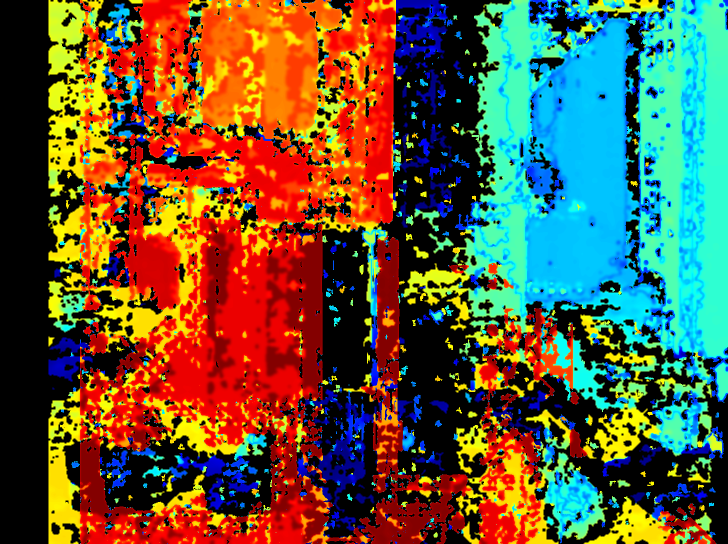
#> input picture test_q_matrix_fix/debug_visualizations/disparity_frame_01.png, 1456 x 1088 px (shown at 1/2 size)
$ python -i adaptive_pattern_strategies.py   (imports and definitions only)   (older library calls are emulated)
#> lines starting #> are read from the running program, lines starting #| are printed output that depends on the picture
"""
Adaptive Pattern Strategies for Structured Light Scanning.

This module implements intelligent pattern selection and density adaptation
based on scene complexity and scanning requirements.
"""

import numpy as np
import cv2
import logging
from typing import Dict, List, Tuple, Optional, Any
from dataclasses import dataclass
from enum import Enum

logger = logging.getLogger(__name__)


class PatternType(Enum):
    """Supported pattern types."""
    GRAY_CODE = "gray_code"
    PHASE_SHIFT = "phase_shift"
    HYBRID = "hybrid"
    ADAPTIVE = "adaptive"


class SceneComplexity(Enum):
    """Scene complexity levels."""
    SIMPLE = "simple"
    MODERATE = "moderate"
    COMPLEX = "complex"


@dataclass
class PatternConfig:
    """Configuration for pattern generation."""
    pattern_type: PatternType
    num_patterns: int
    density_factor: float = 1.0
    hybrid_ratio: float = 0.5  # Ratio of Gray code vs phase shift in hybrid mode
    adaptive_threshold: float = 0.1
    min_patterns: int = 4
    max_patterns: int = 32


@dataclass
class SceneAnalysis:
    """Results from scene complexity analysis."""
    complexity: SceneComplexity
    edge_density: float
    texture_variance: float
    noise_level: float
    recommended_patterns: int
    pattern_type: PatternType


class AdaptivePatternGenerator:
    """
    Adaptive pattern generator that selects optimal patterns based on scene analysis.
    """

    def __init__(self):
        """Initialize adaptive pattern generator."""
        self.pattern_cache = {}
        self.scene_analysis_cache = {}

        # Default configurations for different complexity levels
        self.complexity_configs = {
            SceneComplexity.SIMPLE: PatternConfig(
                pattern_type=PatternType.GRAY_CODE,
                num_patterns=6,
                density_factor=0.5,
                min_patterns=4,
                max_patterns=8
            ),
            SceneComplexity.MODERATE: PatternConfig(
                pattern_type=PatternType.HYBRID,
                num_patterns=12,
                density_factor=0.75,
                hybrid_ratio=0.7,
                min_patterns=8,
                max_patterns=16
            ),
            SceneComplexity.COMPLEX: PatternConfig(
                pattern_type=PatternType.PHASE_SHIFT,
                num_patterns=24,
                density_factor=1.0,
                min_patterns=16,
                max_patterns=32
            )
        }

        logger.info("Adaptive pattern generator initialized")

    def analyze_scene_complexity(self, reference_images: List[np.ndarray]) -> SceneAnalysis:
        """
        Analyze scene complexity from reference images.

        Args:
            reference_images: List of reference images (white, black, etc.)

        Returns:
            SceneAnalysis with complexity assessment
        """
        if not reference_images:
            return SceneAnalysis(
                complexity=SceneComplexity.MODERATE,
                edge_density=0.1,
                texture_variance=0.5,
                noise_level=0.1,
                recommended_patterns=12,
                pattern_type=PatternType.HYBRID
            )

        try:
            # Use the first reference image for analysis
            ref_image = reference_images[0]

            # Convert to grayscale if needed
            if len(ref_image.shape) == 3:
                gray = cv2.cvtColor(ref_image, cv2.COLOR_BGR2GRAY)
            else:
                gray = ref_image

            # Calculate edge density
            edges = cv2.Canny(gray, 50, 150)
            edge_density = np.mean(edges > 0)

            # Calculate texture variance using Laplacian
            laplacian = cv2.Laplacian(gray, cv2.CV_64F)
            texture_variance = np.var(laplacian)

            # Estimate noise level
            noise_level = self._estimate_noise_level(gray)

            # Determine complexity based on metrics
            complexity = self._classify_complexity(edge_density, texture_variance, noise_level)

            # Get recommended configuration
            config = self.complexity_configs[complexity]

            # Adjust pattern count based on specific metrics
            base_patterns = config.num_patterns
            if edge_density > 0.15:  # High edge density
                recommended_patterns = min(config.max_patterns, int(base_patterns * 1.5))
            elif edge_density < 0.05:  # Low edge density
                recommended_patterns = max(config.min_patterns, int(base_patterns * 0.7))
            else:
                recommended_patterns = base_patterns

            # Select optimal pattern type
            if complexity == SceneComplexity.SIMPLE and noise_level < 0.05:
                pattern_type = PatternType.GRAY_CODE
            elif complexity == SceneComplexity.COMPLEX or noise_level > 0.1:
                pattern_type = PatternType.PHASE_SHIFT
            else:
                pattern_type = PatternType.HYBRID

            analysis = SceneAnalysis(
                complexity=complexity,
                edge_density=edge_density,
                texture_variance=texture_variance,
                noise_level=noise_level,
                recommended_patterns=recommended_patterns,
                pattern_type=pattern_type
            )

            logger.info(f"Scene analysis: {complexity.value}, patterns: {recommended_patterns}, type: {pattern_type.value}")

            return analysis

        except Exception as e:
            logger.error(f"Scene analysis failed: {e}")
            # Return default moderate complexity
            return SceneAnalysis(
                complexity=SceneComplexity.MODERATE,
                edge_density=0.1,
                texture_variance=0.5,
                noise_level=0.1,
                recommended_patterns=12,
                pattern_type=PatternType.HYBRID
            )

    # [299 lines left out: functions _estimate_noise_level, _classify_complexity, generate_adaptive_pattern_sequence, _generate_gray_code_patterns, _generate_phase_shift_patterns, optimize_pattern_sequence and 1 more, not called in this run]

>>> import cv2
>>> picture = cv2.imread('../../../test_q_matrix_fix/debug_visualizations/disparity_frame_01.png', cv2.IMREAD_GRAYSCALE)
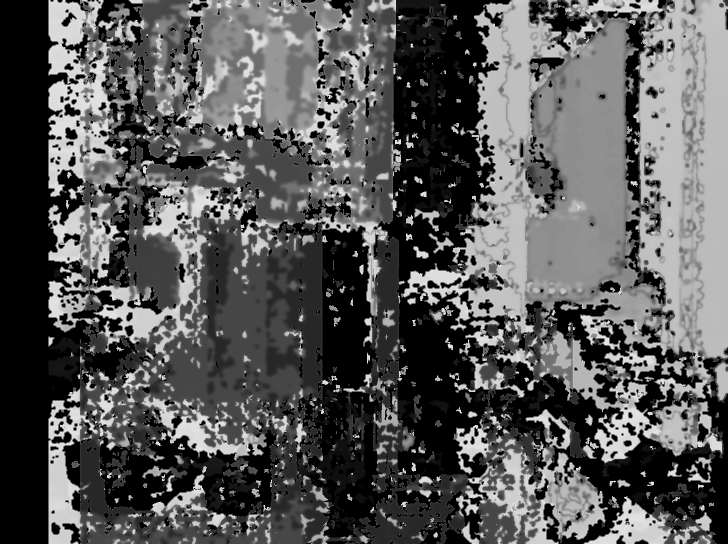
#> picture: shape (1088, 1456) (shown at 1/2 size); min 0, max 225, mean 88.1
#> (the run stopped early here; a loop or call above may not have finished)

$ run again, on test_q_matrix_fix/debug_visualizations/disparity_frame_02.png
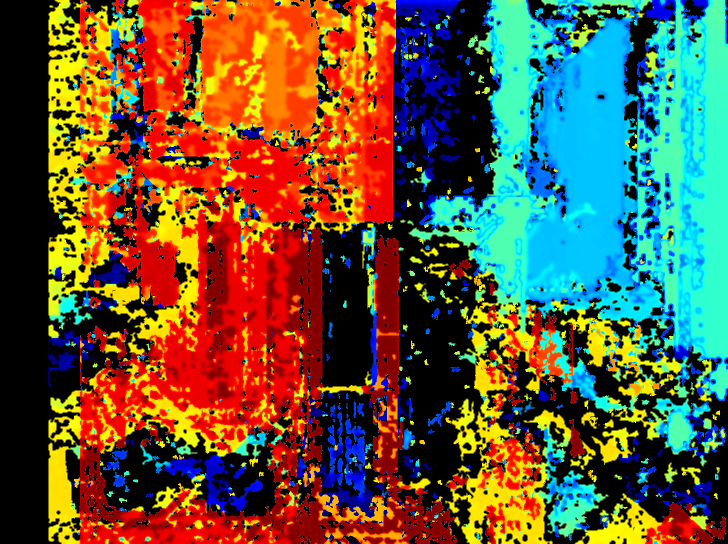
#> input picture test_q_matrix_fix/debug_visualizations/disparity_frame_02.png, 1456 x 1088 px (shown at 1/2 size)
#> `picture = cv2.imread('../../../test_q_matrix_fix/debug_visualizations/..`:
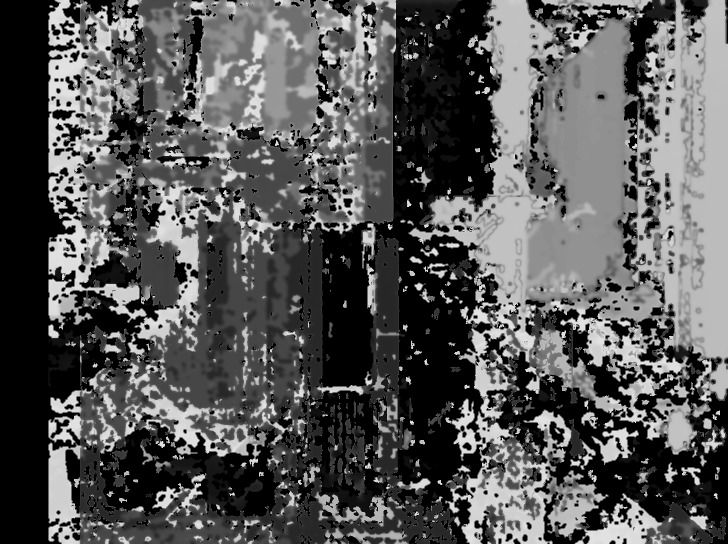
#> picture: shape (1088, 1456) (shown at 1/2 size); min 0, max 225, mean 86.9
